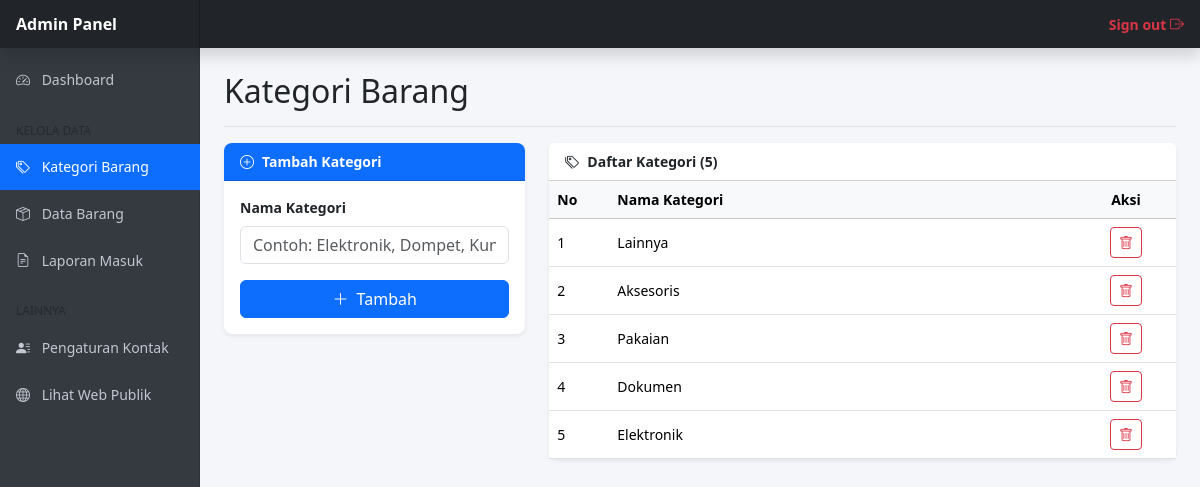
The app's page /admin/kategori (signed in) with its own data.
### models/models.py (models this page shows)
class Kategori(db.Model):
    __tablename__ = 'kategori'
    id = db.Column(db.Integer, primary_key=True)
    nama_kategori = db.Column(db.String(100), nullable=False)
    barang = db.relationship('Barang', backref='kategori', lazy=True)

### routes/admin.py (the view)
@admin_bp.route('/kategori')
@login_required
def kategori():
    kategoris = Kategori.query.order_by(Kategori.id.desc()).all()
    return render_template('admin/kategori.html', kategoris=kategoris)

### routes/admin.py (called while the page is built)
def login_required(f):
    from functools import wraps
    @wraps(f)
    def decorated_function(*args, **kwargs):
        if 'admin_id' not in session:
            flash('Silakan login terlebih dahulu.', 'warning')
            return redirect(url_for('admin.login'))
        return f(*args, **kwargs)
    return decorated_function

### templates/admin/kategori.html (shortened to what this page needs)
{% extends 'admin/admin_base.html' %}
{% block content %}
<div class="d-flex justify-content-between flex-wrap flex-md-nowrap align-items-center pb-2 mb-3 border-bottom">
    <h1 class="h2">Kategori Barang</h1>
</div>
<div class="row">
    <div class="col-md-4 mb-4">
        <div class="card border-0 shadow-sm rounded-3">
            <div class="card-header bg-primary text-white fw-bold rounded-top-3">
                <i class="bi bi-plus-circle me-2"></i>Tambah Kategori
            </div>
            <div class="card-body">
                <form method="POST" action="{{ url_for('admin.kategori_tambah') }}">
                    <div class="mb-3">
                        <label class="form-label fw-bold">Nama Kategori</label>
                        <input type="text" name="nama_kategori" class="form-control" required placeholder="Contoh: Elektronik, Dompet, Kunci">
                    </div>
                    <button type="submit" class="btn btn-primary w-100">
                        <i class="bi bi-plus-lg me-1"></i> Tambah
                    </button>
                </form>
            </div>
        </div>
    </div>
    <div class="col-md-8">
        <div class="card border-0 shadow-sm rounded-3">
            <div class="card-header bg-white fw-bold">
                <i class="bi bi-tags me-2"></i>Daftar Kategori ({{ kategoris|length }})
            </div>
            <div class="card-body p-0">
                <div class="table-responsive">
                    <table class="table table-hover align-middle mb-0">
                        <thead class="table-light">
                            <tr>
                                <th style="width: 60px;">No</th>
                                <th>Nama Kategori</th>
                                <th style="width: 100px;" class="text-center">Aksi</th>
                            </tr>
                        </thead>
                        <tbody>
                            {% if kategoris %}
                                {% for kat in kategoris %}
                                <tr>
                                    <td>{{ loop.index }}</td>
                                    <td>{{ kat.nama_kategori }}</td>
                                    <td class="text-center">
                                        <a href="{{ url_for('admin.kategori_hapus', id=kat.id) }}" class="btn btn-sm btn-outline-danger" onclick="return confirm('Yakin ingin menghapus kategori ini?')">
                                            <i class="bi bi-trash"></i>
                                        </a>
                                    </td>
                                </tr>
                                {% endfor %}
                            {% else %}
                                <tr>
                                    <td colspan="3" class="text-center text-muted py-4">Belum ada kategori.</td>
                                </tr>
                            {% endif %}
                        </tbody>
                    </table>
                </div>
            </div>
        </div>
    </div>
</div>
{% endblock %}

### templates/admin/admin_base.html (style rules this page uses)
body { font-size: .875rem; background-color: #f4f6f9; }

### records on screen
Kategori: nama_kategori "Lainnya"
Kategori: nama_kategori "Aksesoris"
Kategori: nama_kategori "Pakaian"
Kategori: nama_kategori "Dokumen"
Kategori: nama_kategori "Elektronik"

### other values on screen
{{ kategoris|length }} "5"
